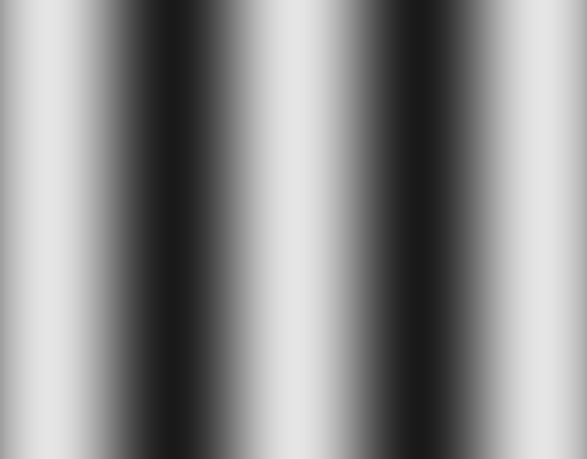
#> input picture allen-data-analysis/filtering-natural-scenes/statgrats/sg_cpd0_02_ori0_ph0.png, 1174 x 918 px (shown at 1/2 size)
$ jupyter execute --allow-errors filtering-natural-scenes.ipynb
#> lines starting #> are read from the running program, lines starting #| are printed output that depends on the picture; after the words box and inside, x2 and y2 are one past the last pixel; in counts of white or black regions, pixels touching at a corner belong together
### allen-data-analysis/filtering-natural-scenes/ffttools.py
####### DISCLAIMER ############
# All the code below was adapted from https://github.com/Pella86/DenoiseAverage
# It contains helper functions for handling images, computing their Fourier transforms,
# and applying masks to them to implement the low-, high-, and band-pass filters.


# -*- coding: utf-8 -*-
"""
Created on Mon Jun 19 16:33:12 2017

@author: Mauro

This class manages gray scale images. The images are stored as mxn arrays and
the class provide basic processing metods
"""

#==============================================================================
# # Imports
#==============================================================================

# numpy import
import numpy as np

# matplotlib import
import matplotlib.image as mpimg
import matplotlib.pyplot as plt

# scipy import
from scipy import signal

# py imports
from copy import deepcopy

#==============================================================================
# # Image Handling class
#==============================================================================

class MyImage(object):
    ''' Main class, this will be a standard image object mxn matrix of values'''

    # ------ initialization functions ------

    def __init__(self, data = np.zeros((5,5))):
        ''' The image can be initiated with any numpy array, default is a 5x5
        zeroed matrix. The image can be intiated by tuple indicating its size
        (mxn). The image can be initiated by a path to an image.
        The data is stored in the self data folder.
        Usage:
            img = MyImg()
            img = MyImg(np.zeros((512, 512)))
            img = MyImg((512, 512))
            img = MyImg(path/to/picture.png)
        '''
        if type(data) == np.ndarray:
            self.data = data
        elif type(data) == tuple:
            if len(data) == 2:
                self.data = np.zeros(data)
        elif type(data) == str:
            # shall i check for path being an image?
            self.read_from_file(data)
        else:
            raise ValueError("data type not supported")


    # ------ debug options ------

    # [19 lines left out: function inspect, not called in this run]

    def show_image(self, cmap = "gray", ax=None, center_crop=None, posonly=False):
        ''' This prepares a image canvas for matlibplot visible in  the
        IPython console.
        '''
        data = deepcopy(self.data)  # copy the data to not modify them
        if posonly:
            data[data < 0] = 0
        # limit the data between 0 and 1
        npic = (data - data.min())/float((data.max()-data.min()))
# [5 lines of commented-out code are left out]

        if center_crop is not None:
            assert type(center_crop) == int
            ci, cj = data.shape[0]//2, data.shape[1]//2
            data = data[ci-center_crop:ci+center_crop, cj-center_crop:cj+center_crop]

        # show the image in greyscale
        if ax is None:
            plt.imshow(data, cmap=cmap)
        else:
            ax.imshow(data, cmap=cmap)

    def get_size(self):
        return (self.data.shape[0], self.data.shape[1])

    def get_sizex(self):
        return self.get_size()[0]

    def get_sizey(self):
        return self.get_size()[1]

    # ------ I/O functions ------

    def read_from_file(self, filepathname):
        ''' import image from file using the mpimg utility of matplotlib'''
#> called with filepathname = 'statgrats/sg_cpd0_02_ori0_ph0.png'
        # todo warnings about file existing ?
        self.data = mpimg.imread(filepathname)
#> self.data is the input picture: shape (918, 1174) float32; min 0.098, max 0.898, mean 0.548

    def save(self, filename):
        ''' saves an image using the pyplot method'''
        plt.imsave(filename, self.data)


    # ------ operators overload  ------
    # [20 lines left out: functions __add__, __truediv__, create_composite_right, not called in this run]

    def normalize(self):
        ''' normalize the picture values so that the resulting image will have
        mean = 0 and std = 1'''
        m = np.mean(self.data)
        s = np.std(self.data)
        self.data = (self.data - m) / s

    # [5 lines left out: function convert2grayscale, not called in this run]

    def transpose(self):
        ''' transposes the picture from mxn to nxm'''
        self.data.transpose()

    # [43 lines left out: functions binning, move, not called in this run]

    def squareit(self, mode = "center"):
        ''' Squares the image. Two methods available
        center: cuts a square in the center of the picture
        left side: cuts a square on top or on left side of the pic
        '''
#> called with mode = 'center'
        if mode == "center":
            lx = self.data.shape[0]
            ly = self.data.shape[1]

            if lx > ly:
                ix = int(lx / 2 - ly / 2)
                iy = int(lx / 2 + ly / 2)
                self.data = self.data[ ix : iy , 0 : ly]
            else:
                ix = int(ly / 2 - lx / 2)
                iy = int(ly / 2 + lx / 2)
                self.data = self.data[0 : lx, ix : iy ]
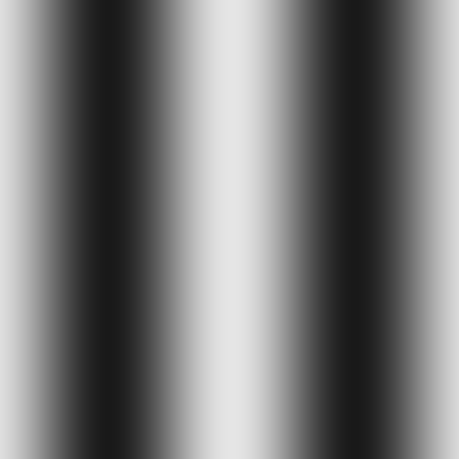
#> self.data: shape (918, 918) float32 (shown at 1/2 size); min 0.098, max 0.898, mean 0.47
#> in normalize, `m = np.mean(self.data)`: m = 0.47
#> in normalize, `s = np.std(self.data)`: s = 0.272
        if mode == "left side":
            lx = self.data.shape[0]
            ly = self.data.shape[1]

            if lx > ly:
                self.data = self.data[0:ly,0:ly]
            else:
                self.data = self.data[0:lx,0:lx]

    # [4 lines left out: function correlate, not called in this run]

    def limit(self, valmax):
        ''' remaps the values from 0 to valmax'''
        # si potrebbe cambiare da minvalue a value
        mi = self.data.min()
        mi = np.abs(mi)
        pospic = self.data + mi
        m = np.max(pospic)
        npic = pospic / float(m)
        self.data = npic * valmax

    def apply_mask(self, mask):
        ''' apply a mask on the picture with a dot product '''
        self.data = self.data * mask.data

    # [54 lines left out: functions rotate, flip_H, flip_V, not called in this run]

#==============================================================================
# # Cross correlation image Handling class
#==============================================================================

class Corr(MyImage):
    ''' This class provide additional methods in case the picture is a
    correlation picture.
    '''

    # [52 lines left out: functions find_peak, find_translation, show_translation, not called in this run]


# -*- coding: utf-8 -*-
"""
Created on Tue Jun 20 19:26:28 2017

@author: Mauro
"""

# Image handling class

# Define Imports

# numpy, scipy, matlibplot imports
import numpy as np
from numpy import fft

# py imports
from copy import deepcopy

# my imports
# from MyImage_class import MyImage, Corr, Mask


#==============================================================================
# # Exceptions
#==============================================================================
class FFTnotInit(Exception):
    def __init__(self, value = 0):
        self.value = value
    def __str__(self):
        return "FFTerror: Fourier transform not initialized"

class FFTimagesize(Exception):
    def __init__(self, value):
        self.value = value
    # [9 lines left out: function __str__, not called in this run]


#       try:
#           return "FFTerror: Image size not supported {0} | {1}".foramt(self.value[0], self.value[1])
#       except:
#           return "wtf dude??"

#==============================================================================
# # classes
#==============================================================================

class myFFT(object):
    def __init__(self, ft):
        self.ft = ft

    def ift(self):
        return MyImage(np.real(fft.ifft2(fft.fftshift(self.ft))))


# [10 lines left out: function map_range, not called in this run]

class ImgFFT(object):


    # initialize functions
    #  the class has two behaviors one is the standard and lets the user decide
    #  when to apply specific functions
    #  the other is when a mask is given and the function will automatically
    #  calculate the images
    def __init__(self, myimage, mask = False):
        self.img = myimage         # original image
        self.imgfft = None            # fourier transform
        self.imgifft = None   # inverted fourier transform


        if mask:
            self.ft()
            self.power_spectrum()
            self.apply_mask(mask)
            self.ift()

    # image editing functions
    def ft(self):
        im = self.img.data.copy()
#         im = (im - im.min())/float((im.max()-im.min()))
#         im -= im.mean()

        w1 = np.asmatrix(np.cos(np.linspace(-np.pi/2, np.pi/2, im.shape[0])))
        w2 = np.asmatrix(np.cos(np.linspace(-np.pi/2, np.pi/2, im.shape[1])))
        w = np.dot(w1.T,w2)
        im = np.asarray(np.multiply(im,w))
        self.imgfft = fft.fftshift(fft.fft2(im))

    def ift(self):
        self.imgifft = MyImage(np.real(fft.ifft2(fft.fftshift(self.imgfft))))

    def power_spectrum(self, dolog=True):
        absolutefft = np.abs(self.imgfft)
        xlen = absolutefft.shape[0]
        ylen = absolutefft.shape[1]
        squareftt = deepcopy(absolutefft)
        if dolog:
            nonzero_mask = ~np.isclose(squareftt,0)
            squareftt[nonzero_mask] = np.log(squareftt[nonzero_mask])**2
# [4 lines of commented-out code are left out]
        realpart = np.real(squareftt)
        ps = MyImage(realpart)

        return ps

    def apply_mask(self, mask):
        self.imgfft = self.imgfft * mask.data

    # [9 lines left out: functions get_real_part, get_imag_part, not called in this run]
    # Correlate functions

    def get_magnitude(self):
        sizeimg = np.real(self.imgfft).shape

        mag = np.sqrt(np.real(self.imgfft)**2 + np.imag(self.imgfft)**2)
# [4 lines of commented-out code are left out]
        rpic = MyImage(mag)
        rpic.limit(1)
        return rpic

    # [83 lines left out: functions get_phases, get_polar_t, correlate, resize_image, not called in this run]

#==============================================================================
# # Mask image Handling class
#==============================================================================

class Mask(MyImage):
    ''' This class manages the creation of masks
    '''

    def create_circle_mask(self, radius, smooth, high_pass=False):
        ''' creates a smoothed circle with value 1 in the center and zero
        outside radius + smooth, uses a linear interpolation from 0 to 1 in
        r +- smooth.
        '''
#> called with radius = 4, smooth = 1, high_pass = False
        # initialize data array
        dims = self.data.shape
        mask = np.ones(dims)*0.5
        center = (dims[0]/2.0, dims[1]/2.0)
        for i in range(dims[0]):
            for j in range(dims[1]):
                # if distance from center > r + s = 0, < r - s = 1 else
                # smooth interpolate
                dcenter = np.sqrt( (i - center[0])**2 + (j - center[1])**2)
                if dcenter >= (radius + smooth):
                    mask[i][j] = 0
                elif dcenter <= (radius - smooth):
                    mask[i][j] = 1
                else:
                    y = -1*(dcenter - (radius + smooth))/radius
                    mask[i][j] = y
        self.data = mask

        # normalize the picture from 0 to 1
        self.limit(1)
#> call 2 of create_circle_mask, with radius = 22, smooth = 1, high_pass = True
#> after the loop in create_circle_mask (call 2), `for i in range(dims[0]):`:
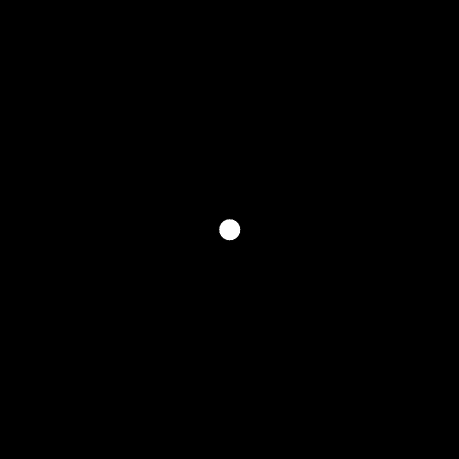
#> mask: shape (918, 918) float64 (shown at 1/2 size); min 0, max 1, mean 0.00165

        if high_pass:
            self.invert()

        return self.data

    def invert(self):
        self.data = 1 - self.data

    def bandpass(self, rin, sin, rout, sout):
        ''' To create a band pass two circle images are created, one inverted
        and pasted into dthe other'''

        # if radius zero dont create the inner circle
        if rin != 0:
            self.create_circle_mask(rin, sin)
        else:
            self.data = np.zeros(self.data.shape)

        # create the outer circle
        bigcircle = deepcopy(self)
        bigcircle.create_circle_mask(rout, sout)
        bigcircle.invert()

        # sum the two pictures
        m = (self + bigcircle)

        # limit fro 0 to 1 and invert
        m.limit(1)
        m.invert()

        self.data = m.data

    def __add__(self, rhs):
        ''' overload of the + operator why is not inherited from MyImage?'''

        self.data = self.data + rhs.data
        return Mask(self.data)


### allen-data-analysis/filtering-natural-scenes/filtering-natural-scenes.ipynb
[cell 1]
from PIL import Image
import numpy as np
import matplotlib.pyplot as plt
from ffttools import *

def subps(nrows,ncols,rowsz=3,colsz=4,axlist=False):

    f,axes = plt.subplots(nrows,ncols,figsize=(ncols*colsz,nrows*rowsz))
    if axlist and ncols*nrows == 1:
        axes = [axes]
    return f,axes

def azimuthalAverage(image, center=None):
    """
    Calculate the azimuthally averaged radial profile.

    image  - The 2D image (e.g. an fftshift-ed spectrum)
    center - The [x, y] pixel coordinates used as the center. The default is
             None, which uses the DC position after np.fft.fftshift,
             i.e. (shape[1]//2, shape[0]//2).

    Returns the mean pixel value for each integer radius bin
    (bin k = radii rounded to k).

    Adapted from: https://github.com/mkolopanis/python to also include
    the first and last bins.
    """
    # Calculate the indices for each pixel in the image
    y, x = np.indices(image.shape)

    if center is None: # if not user-defined, simply take the center coords of the image
#         was: geometric center of the image (including fractional pixels)
#         center = np.array([(y.max()-y.min())/2.0, (x.max()-x.min())/2.0])

        # DC location after fftshift (not the geometric center of the array)
        center = np.array([image.shape[1] // 2, image.shape[0] // 2])

    # Radius of each pixel wrt the center
    r = np.hypot(x - center[0], y - center[1])

    # Get sorted radii
    ind = np.argsort(r.flat)
    r_sorted = r.flat[ind]       # all radii sorted into a 1-D array
    i_sorted = image.flat[ind]   # pixel values sorted by radius

    # Round radii to the nearest integer (bin k covers k-0.5 to k+0.5)
    r_int = np.round(r_sorted).astype(int)

    # Find where the integer radius changes value
    deltar = np.diff(r_int)
    # find at which idxs in r_int the (integer) radius changes value (1s in deltar)
    rind = np.r_[np.where(deltar)[0], len(r_int) - 1] + 1

    # number of pixels within integer radius bin
    # e.g., nr[i] contains the number of pixels with radius < (i+1)
    nr = np.diff(np.r_[0, rind])

    # Cumulative sum to figure out pixel sums for each radius bin
    # first, cmpute the cumsum over all pixels sorted by radius
    csum = np.r_[0, np.cumsum(i_sorted, dtype=float)]

    # then, compute the differences between the last and first positions inside each radius bin
    # e.g., csum[rind[i]] contains the sum of all pixels up to the end of the i^th bin
    #    whereas csum[np.r_[0,rind[:-1]] contains the sum of all pixels that came before the i^th bin
    #   tbin[i] computes the difference between the two, which means all pixels inside the i^th bin
    tbin = csum[rind] - csum[np.r_[0, rind[:-1]]] #this computes the above for all values of i

    radial_prof = tbin / nr  # dividing by the number of pixels in each bin computes the mean radial profile

    return radial_prof

[cell 2]
# Check that the 3 filters work as they should for gratings at various SFs
# This is used to ensure that the mask parameters below work as expected
lo, hi, pad = 4, 22, 1

# [6 lines of commented-out code are left out]
px_per_deg = 918/98
side_to_use = 918
freqs = px_per_deg/side_to_use*np.arange(side_to_use)


mypicnames = ['statgrats/sg_cpd0_02_ori0_ph0.png',
              'statgrats/sg_cpd0_04_ori0_ph0.png',
             'statgrats/sg_cpd0_08_ori0_ph0.png',
             'statgrats/sg_cpd0_16_ori0_ph0.png',
             'statgrats/sg_cpd0_32_ori0_ph0.png']
#> (the rest of this cell did not finish here and is left out)

    ax.set(title=mypicname.split('/')[-1], xticks=[], yticks=[])
    f.tight_layout()
    plt.show()

    f, axes = subps(3,3, 2.5, 2.5)
#> the loop `for i, (mask, name) in enumerate([(lomask,'low pass'), (bandmask,'band..` made 3 passes
#> name on passes 1 to 3: 'low pass', 'band pass', 'high pass'
#> pass 1, in ft, `w = np.dot(w1.T,w2)`:
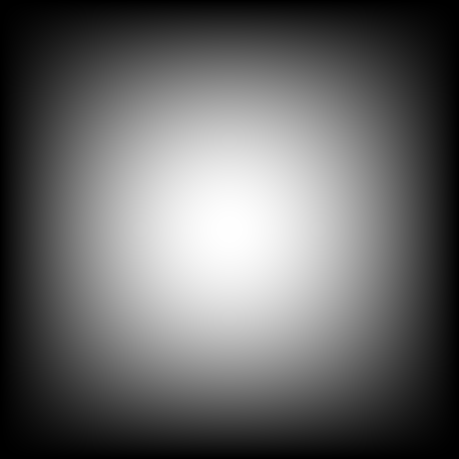
#> w: shape (918, 918) float64 (shown at 1/2 size); min 3.75e-33, max 1, mean 0.404
#> pass 1, in ft, `im = np.asarray(np.multiply(im,w))`:
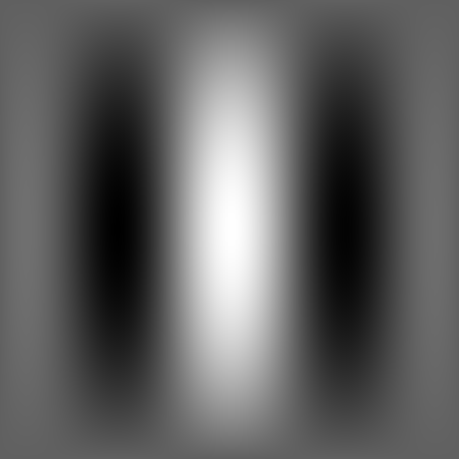
#> im: shape (918, 918) float64 (shown at 1/2 size); min -0.961, max 1.57, mean 0.000298; drawn with min black and max white
#> pass 1, in power_spectrum, `nonzero_mask = ~np.isclose(squareftt,0)`:
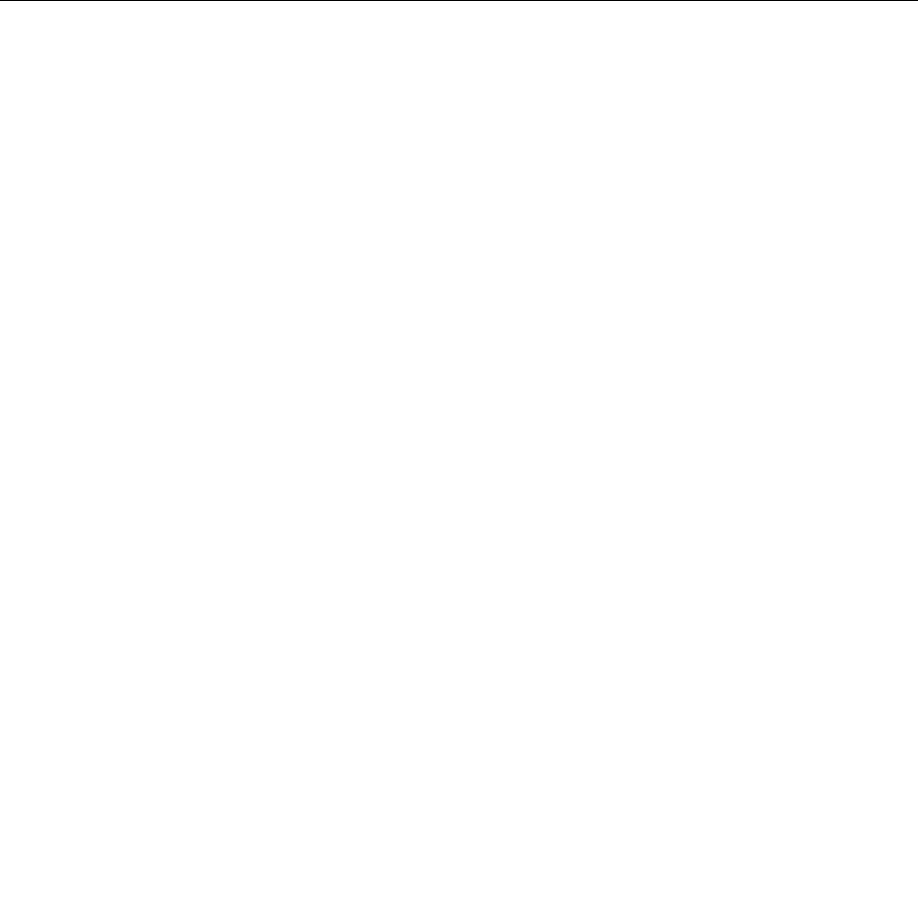
#> nonzero_mask: shape (918, 918) bool; 99.9% white; black in thin lines or dots, all inside (x1, y1, x2, y2) = (0, 0, 918, 1)
#> `plt.show()`:
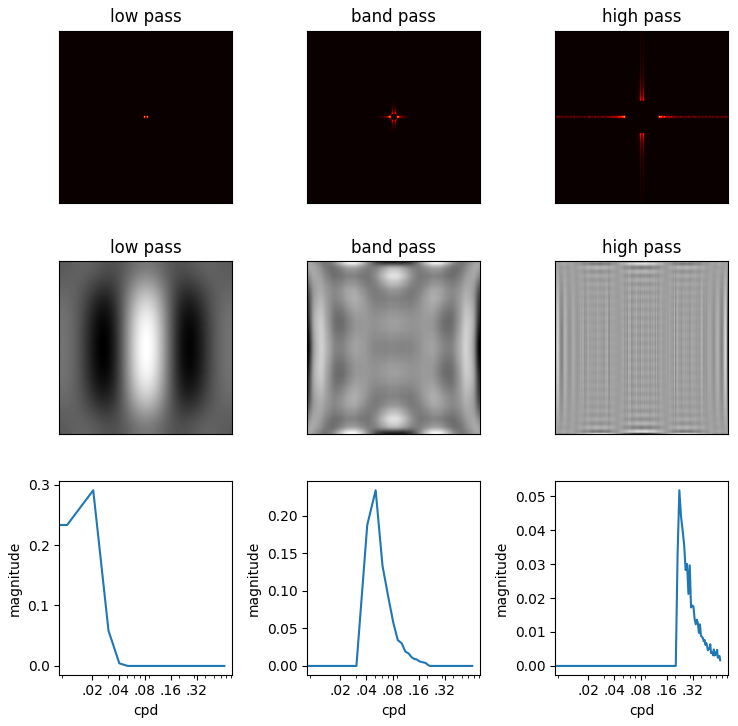
#> figure drawn by matplotlib, 9 panels; panel 7: curve peaks at x = 0.0204, y = 0.291; panel 8: curve peaks at x = 0.051, y = 0.234; panel 9: curve peaks at x = 0.224, y = 0.0517
    for i, (mask, name) in enumerate([(lomask,'low pass'), (bandmask,'band pass'), (himask,'high pass')]):
        ft = ImgFFT(mypic, mask=mask)
        ps = ft.get_magnitude()
        ax = axes[0,i]
        ps.show_image('hot',ax=ax, center_crop=hi*5)
        ax.set(title=name, xticks=[], yticks=[])

        ax = axes[1,i]
        ft.imgifft.show_image(ax=ax)

        ax.set(title=name, xticks=[], yticks=[])

        psd1D = azimuthalAverage(ps.data)
        ax = axes[2,i]
        ax.plot(freqs[:hi*3],psd1D[:hi*3])
        ax.set(xlabel='cpd',ylabel='magnitude', xscale='log', xticks=[.02,.04,.08,.16,.32],
               xticklabels=['.02','.04','.08','.16','.32'])
    f.tight_layout()
    plt.show()

[cell 3]
lo, hi, pad = 4, 22, 1
#> lo = 4; hi = 22; pad = 1

px_per_deg = 918/98
side_to_use = 918
freqs = px_per_deg/side_to_use*np.arange(side_to_use)


ns_fnames = ['natscenes/ns_%03d.png' % i for i in [112]]
#> ns_fnames = ['natscenes/ns_112.png']

#> (the rest of this cell did not finish here and is left out)

    mypic.squareit()
    #mypic.convert2grayscale()
    #mypic.binning(0)
    mypic.normalize()

    lomask = Mask(mypic.data)
    lomask.create_circle_mask(lo,pad)
    himask = Mask(mypic.data)
    himask.create_circle_mask(hi,pad,high_pass=True)
    bandmask = Mask(mypic.data)
    bandmask.bandpass(lo+pad,pad,hi-pad,pad)

    f, ax = subps(1,1)
    mypic.show_image(ax=ax)
    ax.set(title=mypicname.split('/')[-1], xticks=[], yticks=[])
    f.tight_layout()
    plt.show()

    f, ax = subps(1,1)
    ft = ImgFFT(mypic)
    ft.ft()
    ps = ft.get_magnitude()
    psd1D = azimuthalAverage(ps.data)
    ax.plot(freqs[:hi*3],psd1D[:hi*3])
    ax.set(xlabel='cpd',ylabel='magnitude', xscale='log', xticks=[.02,.04,.08,.16,.32],
               xticklabels=['.02','.04','.08','.16','.32'])
    f.tight_layout()
#     plt.savefig('output/ns%03d_spectrum.pdf' % imi,transparent=True, bbox_inches='tight')
    plt.show()

    f, axes = subps(3,3)
    for i, (mask, name) in enumerate([(lomask,'low pass'), (bandmask,'band pass'), (himask,'high pass')]):
        ft = ImgFFT(mypic, mask=mask)
        ps = ft.get_magnitude()
        ax = axes[0,i]
        ps.show_image('hot',ax=ax, center_crop=hi*5)
        ax.set(title=name, xticks=[], yticks=[])

        ax = axes[1,i]
        ft.imgifft.show_image(ax=ax)

        ax.set(title=name, xticks=[], yticks=[])

        psd1D = azimuthalAverage(ps.data)
        ax = axes[2,i]
        ax.plot(freqs[:hi*3],psd1D[:hi*3])
        ax.set(xlabel='cpd',ylabel='magnitude', xscale='log', xticks=[.02,.04,.08,.16,.32],
               xticklabels=['.02','.04','.08','.16','.32'])
    f.tight_layout()
#     plt.savefig('output/ns%03d_full.pdf' % imi,transparent=True, bbox_inches='tight')
    plt.show()
